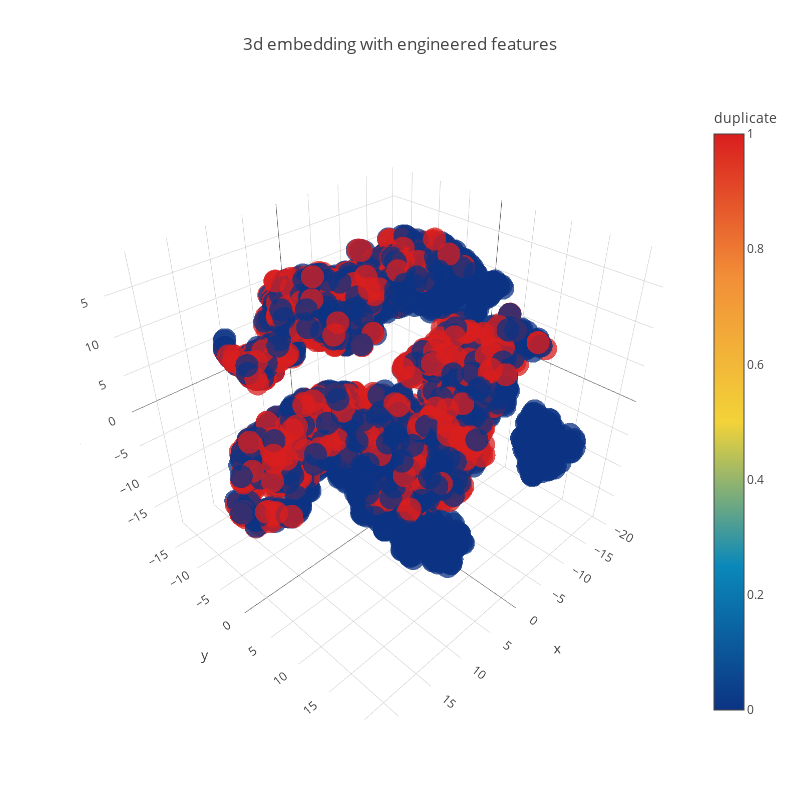

The notebook cell saved with this chart:
### Code cell
trace1 = go.Scatter3d(
    x=tsne3d[:,0],
    y=tsne3d[:,1],
    z=tsne3d[:,2],
    mode='markers',
    marker=dict(
        sizemode='diameter',
        color = y,
        colorscale = 'Portland',
        colorbar = dict(title = 'duplicate'),
        line=dict(color='rgb(255, 255, 255)'),
        opacity=0.75
    )
)

data=[trace1]
layout=dict(height=800, width=800, title='3d embedding with engineered features')
fig=dict(data=data, layout=layout)
py.iplot(fig, filename='3DBubble')

### Figure 1 — Plotly figure (JSON) as saved in the notebook; plotly's stock layout.template omitted (floating-point values rounded to 4 significant figures; data arrays with more than 128 entries replaced by an {"elided": "..."} marker saying what was removed)
{"data": [{"uid": "a12caf34-d349-4307-a8c2-c5baad790a64", "y": {"elided": "5000 float values"}, "mode": "markers", "marker": {"opacity": 0.75, "colorscale": "Portland", "color": {"elided": "5000 int values"}, "colorbar": {"title": {"text": "duplicate"}}, "sizemode": "diameter", "line": {"color": "rgb(255, 255, 255)"}}, "x": {"elided": "5000 float values"}, "z": {"elided": "5000 float values"}, "type": "scatter3d"}], "layout": {"width": 800, "title": {"text": "3d embedding with engineered features"}, "height": 800}}
